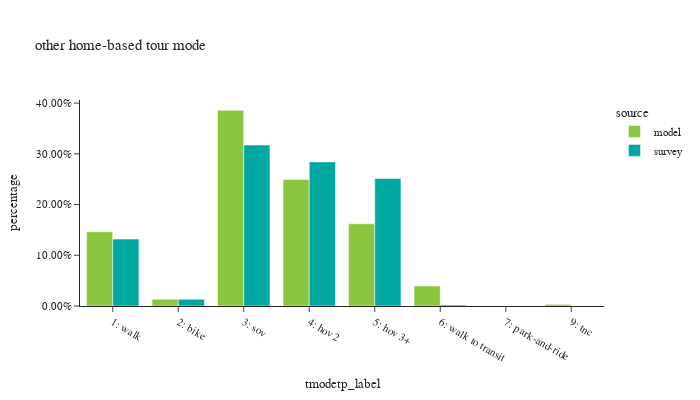

The notebook cell this image was saved under:
### Code cell
df_plot = hb_tour.groupby(['source', 'tmodetp_label']).agg(
    toexpfac_sum=pl.col('toexpfac').sum(),
    sample_count=pl.col('toexpfac').count()
)

df_plot = df_plot.with_columns(
    (pl.col('toexpfac_sum') / pl.col('toexpfac_sum').sum().over('source')).alias('percentage')
)

fig = px.bar(df_plot.sort(by=['source']), 
             x="tmodetp_label", y="percentage", color="source",
             barmode="group", hover_data=['sample_count'], 
             title="other home-based tour mode")
fig.update_layout(height=400, width=700, font=dict(size=11),
                  xaxis=dict(dtick=1, categoryorder='category ascending'),
                  yaxis=dict(tickformat=".2%"))
fig.show()

### Figure 1 — Plotly figure (JSON) as saved in the notebook; plotly's stock layout.template omitted (floating-point values rounded to 4 significant figures)
{"data": [{"alignmentgroup": "True", "customdata": [[17], [56784], [233243], [210638], [555471], [19305], [4696], [359301]], "hovertemplate": "source=model<br>tmodetp_label=%{x}<br>percentage=%{y}<br>sample_count=%{customdata[0]}<extra></extra>", "legendgroup": "model", "marker": {"color": "#8CC63E", "pattern": {"shape": ""}}, "name": "model", "offsetgroup": "model", "orientation": "v", "showlegend": true, "textposition": "auto", "type": "bar", "x": [null, "6: walk to transit", "5: hov 3+", "1: walk", "3: sov", "2: bike", "9: tnc", "4: hov 2"], "xaxis": "x", "y": [1.181e-05, 0.03945, 0.162, 0.1463, 0.3859, 0.01341, 0.003262, 0.2496], "yaxis": "y"}, {"alignmentgroup": "True", "customdata": [[179], [8], [134], [1], [1], [52], [200], [15]], "hovertemplate": "source=survey<br>tmodetp_label=%{x}<br>percentage=%{y}<br>sample_count=%{customdata[0]}<extra></extra>", "legendgroup": "survey", "marker": {"color": "#00A7A0", "pattern": {"shape": ""}}, "name": "survey", "offsetgroup": "survey", "orientation": "v", "showlegend": true, "textposition": "auto", "type": "bar", "x": ["3: sov", "6: walk to transit", "4: hov 2", null, "7: park-and-ride", "5: hov 3+", "1: walk", "2: bike"], "xaxis": "x", "y": [0.3173, 0.002033, 0.284, 0.0002043, 5.764e-05, 0.2513, 0.1319, 0.01323], "yaxis": "y"}], "layout": {"barmode": "group", "font": {"size": 11}, "height": 400, "legend": {"title": {"text": "source"}, "tracegroupgap": 0}, "title": {"text": "other home-based tour mode"}, "width": 700, "xaxis": {"anchor": "y", "categoryorder": "category ascending", "domain": [0.0, 1.0], "dtick": 1, "title": {"text": "tmodetp_label"}}, "yaxis": {"anchor": "x", "domain": [0.0, 1.0], "tickformat": ".2%", "title": {"text": "percentage"}}}}
